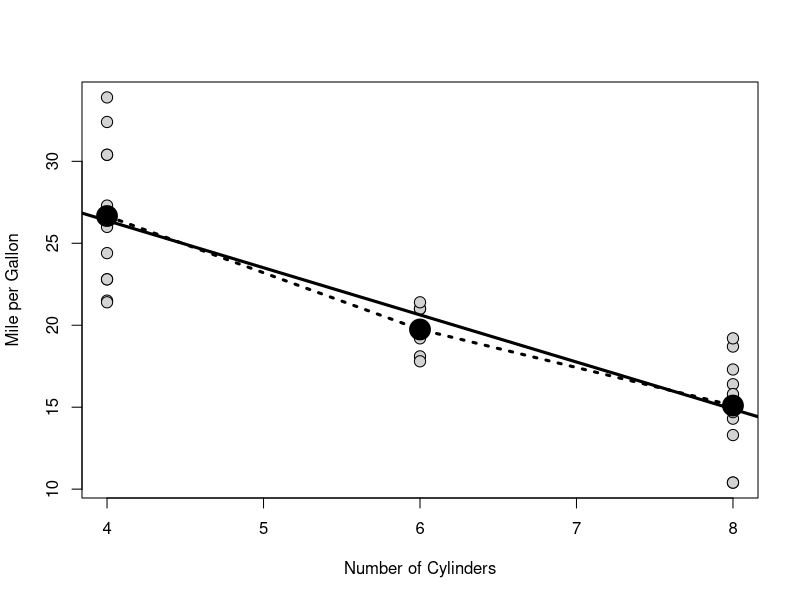

Write the R code that produced this figure.
############################################################################

# Open Online R Stream (https://www.wvbauer.com/doku.php/live_streams)
#
# By:   Wolfgang Viechtbauer (https://www.wvbauer.com)
# Date: 2023-10-05
#
# Topic(s):
# - An Introduction to R
#   https://cran.r-project.org/doc/manuals/r-release/R-intro.html
# - Section(s): 11.1 - 11.2
#
# last updated: 2024-02-23

############################################################################

## 11.1: Defining statistical models; formulae

# before we continue, let's look at some examples with categorical predictors;
# we will again make use of the mtcars dataset
mtcars

# compare the gas mileage of cars with an automatic versus manual transmission
res <- lm(mpg ~ am, data=mtcars)
summary(res)

# we are fitting this model:
#
# mpg = beta0 + beta1 * am + error
#
# where am = 0 for cars with an automatic transmission and am = 1 for cars
# with a manual transmission, so the intercept is the expected mpg for cars
# with an automatic transmission and the slope for am is the mean difference
# in mpg for cars with a manual transmission compared to cars with an
# automatic transmission

# say am was coded not as a dummy variable, but as a string variable
mtcars$transmission <- ifelse(mtcars$am == 1, "manual", "automatic")
mtcars

# use such a string variable as predictor in the model
res <- lm(mpg ~ transmission, data=mtcars)
summary(res)

# the results are identical; the 'transmission' variable was turned into a
# 'factor' which then gets dummy-coded for inclusion in the model

# as we saw in section 4, we can manually turn a variable into a factor with
# the factor() function
factor(mtcars$transmission)

# we can also do the dummy-coding manually with the model.matrix() function
model.matrix(~ factor(mtcars$transmission))

# so the 0 refers to the first level (automatic) and the 1 refers to the
# second level (manual)

# we can also include a factor directly in the model as a predictor
mtcars$transmission <- factor(mtcars$transmission)
res <- lm(mpg ~ transmission, data=mtcars)
summary(res)

# sidenote: including a two-level factor in a regression model is the same as
# running a classical Student's t-test (assuming equal variances within the
# two groups)
t.test(mpg ~ am, data=mtcars, var.equal=TRUE)

# scatterplot of mpg (miles per gallon) on the y-axis and cyl (number of
# cylinders) on the x-axis
plot(mpg ~ cyl, data=mtcars, pch=21, bg="lightgray", cex=1.5,
     xlab="Number of Cylinders", ylab="Mile per Gallon")

# regression model with number of cylinders as a numeric variable
res <- lm(mpg ~ cyl, data=mtcars)
summary(res)
abline(res, lwd=3)

# inspect the corresponding model matrix
model.matrix(res)

# regression model where we treat cyl as a factor (categorical variable)
res <- lm(mpg ~ factor(cyl), data=mtcars)
summary(res)

# inspect the corresponding model matrix
model.matrix(res)

# so the model is given by this equation:
#
# mpg = beta0 + beta1 * factor(cyl)6 + beta2 * factor(cyl)8 + error
#
# where factor(cyl)6 is 1 for cars with 6 cylinders, factor(cyl)8 is 1 for
# cars with 8 cylinders, and both are 0 for cars with 4 cylinders; so the
# intercept is the expected mpg for cars with 4 cylinders; beta1 is the mean
# difference in mpg for cars with 6 cylinders versus cars with 4 cylinders and
# beta2 is the mean difference in mpg for cars with 8 versus 4 cylinders

# sidenote: this is the same as running an ANOVA (we will get to aov() later)
summary(aov(mpg ~ factor(cyl), data=mtcars))

# get the predicted (expected) mpg for each level of cyl from the model
newdat <- data.frame(cyl=c(4,6,8))
pred <- predict(res, newdata=newdat)
pred

# these are in fact just the means of cars falling within these three groups
by(mtcars$mpg, mtcars$cyl, mean)

# add the predicted values to the plot
points(newdat$cyl, pred, pch=19, cex=2.5, type="o", lty="dotted", lwd=3)

# we notice that the predicted values are quite similar for the two models; so
# does the model that treats cylinders as a categorical variable give us a
# significantly better fit?
res1 <- lm(mpg ~ cyl, data=mtcars)
res2 <- lm(mpg ~ factor(cyl), data=mtcars)
anova(res1, res2)

# since the model comparison F-test is not significant, the fit of the model
# that treats cylinders categorically is not significantly better

# we can estimate the mean difference in mpg for cars with 8 versus 6
# cylinders by taking the difference between the corresponding coefficients;
coef(res)[3] - coef(res)[2]

# but how can we get a test of this difference?

# for this, we will make use of the 'multcomp' package, so install the package
# (if you do not already have it installed)
#install.packages("multcomp")

# load the 'multcomp' package
library(multcomp)

# we want test the following linear combination of the coefficients
# (0) * beta0 + (-1) * beta1 + (1) * beta2 = beta2 - beta1

# construct the corresponding matrix with the multipliers
rbind(c(0,-1,1))

# we can use this together with glht() to test this linear combination
summary(glht(res, rbind(c(0,-1,1))), test=adjusted("none"))

# note: since we are only testing a single linear combination, whether the
# p-value given is adjusted for multiple testing or not makes no difference,
# but note that by default, the p-value is adjusted, which matters when
# testing multiple such linear combinations at the same time

# we can also make use of the 'car' package, so install the package first
# (if you do not already have it installed)
#install.packages("car")

# load the 'car' package
library(car)

# we can again test the linear combination of the coefficients as above
linearHypothesis(res, hypothesis.matrix=rbind(c(0,-1,1)))

# by default, the 'reference level' is the value of the variable that is
# alpha-numerically the lowest
factor(mtcars$cyl)

# but we can change the reference level with relevel()
relevel(factor(mtcars$cyl), ref="6")

# or when we create the factor, we specify the levels in the desired order,
# with the first denoting the reference level
factor(mtcars$cyl, levels=c("6","4","8"))

# same regression model as above but with 6 cylinders as the reference level
res <- lm(mpg ~ relevel(factor(cyl), ref="6"), data=mtcars)
summary(res)

# in the output, the names of the predictor variables become quite long, so
# let's first create the releveled factor and then include it in the model
mtcars$fcyl <- relevel(factor(mtcars$cyl), ref="6")
res <- lm(mpg ~ fcyl, data=mtcars)
summary(res)

# let's go back to the case where the reference level is 4 cylinders
mtcars$fcyl <- factor(mtcars$cyl)
res <- lm(mpg ~ fcyl, data=mtcars)
summary(res)

# regression model with a factor as predictor and we remove the intercept term
res <- lm(mpg ~ 0 + fcyl, data=mtcars)
summary(res)
model.matrix(res)

# the model fitted is given by this equation:
#
# mpg = beta1 * fcyl4 + beta2 * fcyl6 + beta3 * fcyl8 + error
#
# where fcyl4 = 1 for cars with 4 cylinders, fcyl6 = 1 for cars with 6
# cylinders, and fcyl8 = 1 for cars with 8 cylinders, so beta1 is the expected
# mpg for cars with 4 cylinders, beta2 is the expected mpg for cars with 6
# cylinders, and beta3 is the expected mpg for cars with 8 cylinders

# we see again that these are the mpg means of the three groups
by(mtcars$mpg, mtcars$cyl, mean)

# get the same contrasts as from the model with the intercept term
summary(glht(res, rbind(c(-1,1,0))), test=adjusted("none"))
summary(glht(res, rbind(c(-1,0,1))), test=adjusted("none"))

# and we can get again the contrast between 8 and 6 cylinders
summary(glht(res, rbind(c(0,-1,1))), test=adjusted("none"))

# we can obtain all three contrasts in a single line of code; now we will also
# adjust the p-values for multiple testing using the Bonferroni method
summary(glht(res, rbind(c(-1,1,0),c(-1,0,1),c(0,-1,1))), test=adjusted("bonferroni"))

# we can also get the result of the omnibus test from the model with the
# intercept term from the model without the intercept term, by simultaneously
# testing the contrasts of 6 versus 4 cylinders and 8 versus 4 cylinders
linearHypothesis(res, hypothesis.matrix=rbind(c(-1,1,0),c(-1,0,1)))

############################################################################

# 11.1.1 Contrasts

# for quantitative variables, the model matrix just contains a column with
# their values
res <- lm(mpg ~ cyl, data=mtcars)
model.matrix(res)
res <- lm(mpg ~ cyl + hp + wt, data=mtcars)
model.matrix(res)

# for a factor, we saw already earlier how indicators (dummy variables) are
# created for all levels except the first (reference) level
res <- lm(mpg ~ factor(cyl), data=mtcars)
model.matrix(res)

# we will ignore the discussion about ordered factors, because in the context
# of lm(), this just gives a different parameterization of the same model as
# we fitted above, but doesn't change anything about what the fit is (i.e.,
# the predicted values are identical)

# as we saw earlier, when we remove the intercept, then all levels are encoded
# as indicators in the model matrix
res <- lm(mpg ~ 0 + factor(cyl), data=mtcars)
model.matrix(res)

# but as we saw, when the intercept is included, then by default the model
# matrix implies that we want contrasts between 6 cylinders versus 4 cylinders
# and 8 cylinders versus 4 cylinders
res <- lm(mpg ~ factor(cyl), data=mtcars)
model.matrix(res)

# use contr.SAS for unordered factors, which just means that the *last*
# (instead of the first) level of the factor becomes the reference level
options(contrasts = c("contr.SAS", "contr.poly"))
res <- lm(mpg ~ factor(cyl), data=mtcars)
summary(res)
model.matrix(res)

# so now the intercept refers to 8 cylinders and we get contrasts of 4 versus
# 8 and 6 versus 8 cylinders

# use contr.sum for 'sum to zero contrasts'
options(contrasts = c("contr.sum", "contr.poly"))
res <- lm(mpg ~ factor(cyl), data=mtcars)
summary(res)
model.matrix(res)

# this uses an alternative parameterization of the model, which is sometimes
# called the 'factors effects model'

# inspect the results again
summary(res)

# briefly, the intercept represents the mean of the group means
mean(by(mtcars$mpg, mtcars$cyl, mean))

# and the two coefficients indicate how the mean of the cars with 4 cylinders
# and the mean of cars with 6 cylinders differs from this overall mean
mean(mtcars$mpg[mtcars$cyl==4]) - mean(by(mtcars$mpg, mtcars$cyl, mean))
mean(mtcars$mpg[mtcars$cyl==6]) - mean(by(mtcars$mpg, mtcars$cyl, mean))

# for further details on this parameterization, see, for example, section 6.7
# in: Kutner et al. (2004). Applied linear statistical models (5th ed.).
# McGraw-Hill.

# switch the contrasts back to the default ones
options(contrasts = c("contr.treatment", "contr.poly"))

############################################################################
